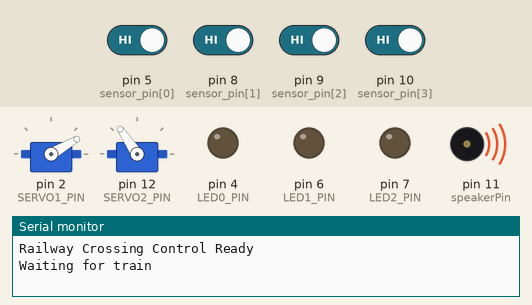
Simulated run of this sketch. Board: Arduino Uno, built with avr-gcc and run on an emulated ATmega328P. Shown: 2 × servo, output pins drawn as LEDs (lit = HIGH), buzzer (waves = sounding), the last lines printed to the serial monitor. Wiring (inferred from the names in the program): 2 × servo: signal pin 2 / signal pin 12. Dashed ring = blinking. The test bench sets the inputs (shaded band); at power-on: pin 5 (sensor_pin[0]), pin 8 (sensor_pin[1]), pin 9 (sensor_pin[2]), pin 10 (sensor_pin[3]) HIGH. Servo pulses on a pin are drawn as a servo (544–2400 µs = 0–180°); pins used as bus, display or sensor lines are not drawn.

Above: at 1.2 s.
1.3 s: pin 5 (sensor_pin[0]) driven LOW
At 1.51 s:
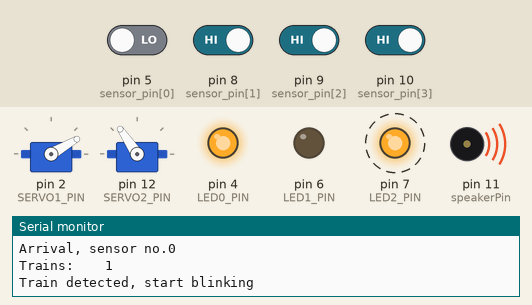
4.3 s: pin 8 (sensor_pin[1]) driven LOW
7.3 s: pin 9 (sensor_pin[2]) driven LOW
At 7.9 s:
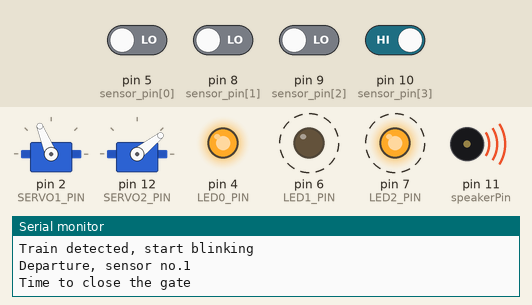
10.3 s: pin 10 (sensor_pin[3]) driven LOW
At 13.15 s:
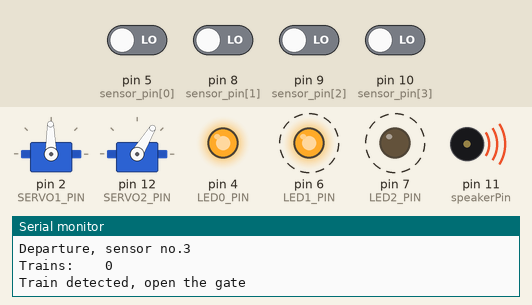
13.3 s: pin 10 (sensor_pin[3]) driven HIGH
16.3 s: pin 10 (sensor_pin[3]) driven LOW
At 16.51 s:
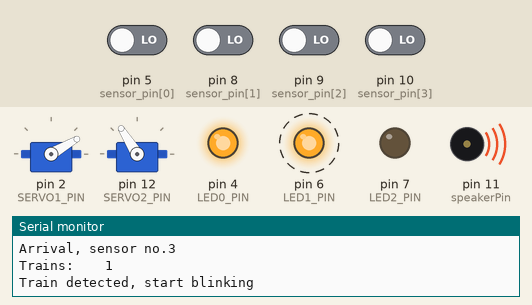
Timing chart, 0 to 20.3 s (numbered marks = the images above; inputs shaded):
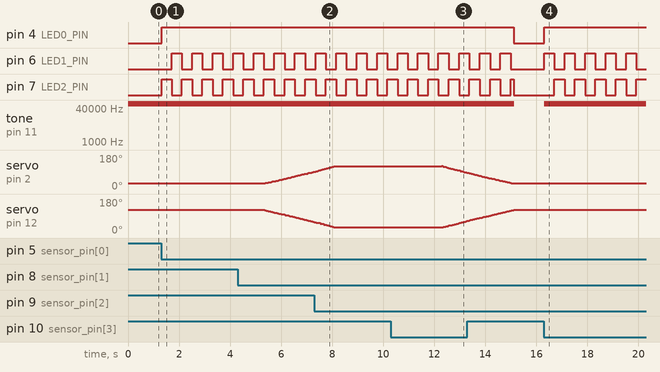

The sketch:

us_barriers_2y.ino
```cpp
// inital changes by MKO
// ver.2 - niq_ro added bidirectional trigger.. not good solution
// ver.2.x - niq_ro used parts from https://rudysarduinoprojects.wordpress.com/2020/09/23/fun-with-arduino-42-railway-crossing-multi-track-two-way/
// ver.2.y - niq_ro added opposite direction for second servo...
// ver.2.z - direction for 2nd servo can be choosen as opposite or same with 1st servo
// ver.2.z.1 - added condition for previous state of sensor for count

int UP = 1700; //1400;  //2300;     // MKO Upper limit of gate travel; adjust these two values to get the travel required
int DOWN = 800; //1100;   // MKO lower limit of gate travel
int GateSpeed = 3; // MKO set to an integer between say 1 and 8; lower = slower;
                   //   to set speed that gate moves from up to down and back
int angle = 0;     // MKO variable to track angle of ate opening (thougb it has nothing to do with degrees of travel)

#define xdebug 0 // 1 = detailed info on serial monitor
#define GATE_DELAY  4000 // [ms] delay time before gate closes once train detected on Sensor 1
#define END_OF_TRAIN_DELAY 2000 // [ms] time to wait before deciding this was the end of the train
#define BLINK_SPEED  400 // [ms] smaller number is faster blinking
#define SERVO1_PIN      2  //MKO SERVO_PIN was 3 in JS original sketch. Change to D2
#define SERVO2_PIN     12   // niq_ro added second pin for reverse direction

#define LED1_PIN       6
#define LED2_PIN       7
#define LED0_PIN       4
#define LED3_PIN       13

//byte state = 1;  // 1;
byte transition = 0; //0;
byte led1 = 0;            // MKO  Define inital values for these 3 variables
byte led2 = 0;            // MKO                                 |
byte blink_enabled = 0;   // MKO                                 _


unsigned long time_to_blink;
unsigned long time_to_close_gate = millis();  //MKO set intial millis times

byte sens = 1;  // 0 = same direction
                // 1 = oposite direction

#define NUM_SENSORS           4 // two sensors per track, one left and one right of the gate
byte sensor_pin[NUM_SENSORS]  = {5,8,9,10}; // sensor pin numbers

byte state = 1, train_counter, n;
byte sensor_state[NUM_SENSORS];       // 0 idle, 1 detect arrival, 2 detect departure, 3 detect end of train
byte end_of_train[NUM_SENSORS];       // 0 idle, 1 end of train detected
//unsigned long time_to_blink;
//unsigned long time_to_close_gate;
unsigned long time_for_servo_step;
unsigned long time_end_of_train[NUM_SENSORS];
unsigned long count_delay = 1000;
unsigned long time_count;

byte actual_state[NUM_SENSORS] = {0,0,0,0}; // niq_added this variable
byte previous_state[NUM_SENSORS] = {0,0,0,0}; // niq_added this variable


void blinkLights() {
    if(millis() > time_to_blink) {
      time_to_blink = millis() + (unsigned long)BLINK_SPEED;
      led1 = !led1;
      led2 = !led1;

      digitalWrite(LED1_PIN, led1);
      digitalWrite(LED2_PIN, led2);
      digitalWrite(LED0_PIN, (led1+led2)%2);
      digitalWrite(LED3_PIN, LOW);}
}

void noLights() {
      digitalWrite(LED1_PIN, LOW);
      digitalWrite(LED2_PIN, LOW);
      digitalWrite(LED0_PIN, LOW);
      digitalWrite(LED3_PIN, HIGH);
}


void closeGate() {
      while (angle < (UP-DOWN)) {
        angle += GateSpeed;  // Use 5 as the servo PWM increment/decrement
        digitalWrite(SERVO1_PIN, HIGH);
        delayMicroseconds(angle+DOWN);    //position
        digitalWrite(SERVO1_PIN, LOW);
        delayMicroseconds(20000-angle);   //balance of 20000 cycle
        digitalWrite(SERVO2_PIN, HIGH);
        if (sens == 1)
        delayMicroseconds(-angle+UP);    //position
        else
        delayMicroseconds(angle+DOWN);    //position
        digitalWrite(SERVO2_PIN, LOW);
        delayMicroseconds(20000-angle);   //balance of 20000 cycle
        blinkLights();
      }
        digitalWrite(SERVO1_PIN, LOW);
        digitalWrite(SERVO2_PIN, LOW);
    if (xdebug == 1)
        {
        Serial.print("angle = ");
        Serial.println(angle);
        Serial.print("angle + DOWN = ");
        Serial.println(angle+DOWN);
        Serial.print("state = ");
        Serial.println(state);
        Serial.print("transition = ");
        Serial.println(transition);
        }
      }


void openGate() {
       while ( angle > 0) {
        angle -= GateSpeed;
        digitalWrite(SERVO1_PIN, HIGH);
        delayMicroseconds(angle+DOWN);    //position
        digitalWrite(SERVO1_PIN, LOW);
        delayMicroseconds(20000-angle);   //balance of 20000 cycle
        digitalWrite(SERVO2_PIN, HIGH);
        if (sens == 1)
        delayMicroseconds(-angle+UP);    //position
        else
        delayMicroseconds(angle+DOWN);    //position
        digitalWrite(SERVO2_PIN, LOW);
        delayMicroseconds(20000-angle);   //balance of 20000 cycle
        blinkLights();
      }
        digitalWrite(SERVO1_PIN, LOW);
        digitalWrite(SERVO2_PIN, LOW);
    if (xdebug == 1)
        {
        Serial.print("angle = ");
        Serial.println(angle);
        Serial.print("angle + DOWN = ");
        Serial.println(angle+DOWN);
        Serial.print("state = ");
        Serial.println(state);
        Serial.print("transition = ");
        Serial.println(transition);
        }
      }


// MKO Bell setup
#include <stdint.h>
#include <avr/interrupt.h>
#include <avr/io.h>
#include <avr/pgmspace.h>
#include "crossing_bell_8KHz_mono.h"  // This is file in the same folder as this sketch that contains the sound data (limited to 1-2 secs total sound due to limited Uno memory)
                                      // Sounds must be in C code which can bet obtained via editing in AUdacity and conversion from WAV files using various tools
                                      //  (e.g. http://colinjs.com/software.htm#t_WAVToCode)
#define SAMPLE_RATE 8000   // 8 KHz sample rate; compromised between quality and limited PROGMEM space on Uno/Nano/etc.


// Use a cheap "earbud" headphone connected to pin 11 and ground for a modest sound level but still reasonable in scale.
// Use an simple LM386 audio amp and cheap 8 ohm speaker to get a louder sound using the same speaker pin


const int speakerPin = 11; // Can be either 3 or 11, two PWM outputs connected to Timer 2; using 11 in this sketch
volatile uint16_t sample;
byte lastSample;
// MKO END Bell setup


// MKO The following code get the sound data and, via user-controlled variable may zero-out the data for the "no sound" case
// This code called at 8000 Hz to get the next sound sample.
ISR(TIMER1_COMPA_vect) {
    if (sample >= sounddata_length) {
        if (sample == sounddata_length + lastSample) {sample = 0;}
        else {OCR2B = sounddata_length + lastSample - sample;  }
    }
    else {OCR2A = (led1 || led2) * pgm_read_byte(&sounddata_data[sample]);} // <- first variable after the "+" sign needs to be 0 or 1 as dicated by the LED state


    ++sample;   }


void startPlayback()
{
    pinMode(speakerPin, OUTPUT);


    // Set up Timer 2 to do pulse width modulation on the speaker pin.


    // Use internal clock (datasheet p.160)
    ASSR &= ~(_BV(EXCLK) | _BV(AS2));


    // Set fast PWM mode  (p.157)
    TCCR2A |= _BV(WGM21) | _BV(WGM20);
    TCCR2B &= ~_BV(WGM22);


        // Do non-inverting PWM on pin OC2A (p.155)
        // On the Arduino this is pin 11.
        TCCR2A = (TCCR2A | _BV(COM2A1)) & ~_BV(COM2A0); TCCR2A &= ~(_BV(COM2B1) | _BV(COM2B0));
        // No prescaler (p.158)
        TCCR2B = (TCCR2B & ~(_BV(CS12) | _BV(CS11))) | _BV(CS10);


        // Set initial pulse width to the first sample.
        OCR2A = pgm_read_byte(&sounddata_data[0]);

    // Set up Timer 1 to send a sample every interrupt.
    cli();


    // Set CTC mode (Clear Timer on Compare Match) (p.133)
    // Have to set OCR1A after, otherwise it gets reset to 0!
    TCCR1B = (TCCR1B & ~_BV(WGM13)) | _BV(WGM12);  TCCR1A = TCCR1A & ~(_BV(WGM11) | _BV(WGM10));


    // No prescaler (p.134)
    TCCR1B = (TCCR1B & ~(_BV(CS12) | _BV(CS11))) | _BV(CS10);


    // Set the compare register (OCR1A).
    // OCR1A is a 16-bit register, so we have to do this with
    // interrupts disabled to be safe.
    OCR1A = F_CPU / SAMPLE_RATE;    // 16e6 / 8000 = 2000


    // Enable interrupt when TCNT1 == OCR1A (p.136)
    TIMSK1 |= _BV(OCIE1A);


    lastSample = pgm_read_byte(&sounddata_data[sounddata_length-1]); sample = 0; sei();
}
// MKO  END Bell timer code setup


void setup() {
  for (byte i = 0; i < NUM_SENSORS; i++) pinMode(sensor_pin[i], INPUT_PULLUP);
  for (byte i = 0; i < NUM_SENSORS; i++) sensor_state[i] = 1; // enable sensors for train detection

  pinMode(LED1_PIN,   OUTPUT);
  pinMode(LED2_PIN,   OUTPUT);
  pinMode(LED0_PIN,   OUTPUT);
  pinMode(SERVO1_PIN,  OUTPUT);
  pinMode(SERVO2_PIN,  OUTPUT);

  Serial.begin(9600);
  Serial.println("Railway Crossing Control Ready");
  Serial.println();
  Serial.println("Waiting for train");

  startPlayback();  // MKO Bell sound playback initiated.
  angle = 0;
      if (xdebug == 1)
        {
          Serial.print("angle = ");
          Serial.println(angle);
          Serial.print("angle + DOWN = ");
          Serial.println(angle+DOWN);
          Serial.print("state = ");
          Serial.println(state);
          Serial.print("transition = ");
          Serial.println(transition);
        }
angle = 1;
   openGate();
}


void loop() {

  for (byte i = 0; i < NUM_SENSORS; i++) {


        if(sensor_state[i] == 1) { // detect arrival of new train
//      if(!digitalRead(sensor_pin[i])) { // train detected

     if (!digitalRead(sensor_pin[i]) and (previous_state[i] == 1)) {
     //   if(millis() >  time_count + count_delay)
     //   {
        train_counter++;
        time_count = millis();
        delay(10);
        sensor_state[i] = 0;
        actual_state[i] == 0;
        if(i%2) n = i - 1; else n = i + 1;
        sensor_state[n] = 2; // buddy sensor departure detection enabled
        Serial.print("Arrival, sensor no.");
        Serial.println(i);
        Serial.print("Trains:    ");
        Serial.println(train_counter);
     //   }
      }
    }
    else if(sensor_state[i] > 1) {
  //    if(!digitalRead(sensor_pin[i])) { // departure detected
   if(!digitalRead(sensor_pin[i]) and (previous_state[i] == 1))
   { // departure detected
        time_end_of_train[i] = millis() + (unsigned long)END_OF_TRAIN_DELAY;
        if(i%2) n = i - 1; else n = i + 1;
        sensor_state[n] = 1; // buddy sensor enabled again
        if(sensor_state[i] == 2) {
          Serial.print("Departure, sensor no.");
          Serial.println(i);
        }
        sensor_state[i] = 3;
      }
      if(sensor_state[i] == 3) // decide if end of train has passed based on a timer
        if(millis() > time_end_of_train[i]) end_of_train[i] = 1;
      if(end_of_train[i]) { // this takes care train_counter-- is executed only once
        train_counter--;
        end_of_train[i] = 0;
        sensor_state[i] = 1;
        Serial.print("Trains:    ");
        Serial.println(train_counter);
      }
    }
  }


  switch(state) {
    case 1: // idle
    if (train_counter != 0)
      {
        transition = 12;
        if (xdebug == 1)
        {
        Serial.print("state = ");
        Serial.println(state);
        Serial.print("transition = ");
        Serial.println(transition);
        }
      }
    break;

    case 2: // blinking, gate still open
      if (millis() > time_to_close_gate)
      {
        transition = 23;
        if (xdebug == 1)
        {
        Serial.print("state = ");
        Serial.println(state);
        Serial.print("transition = ");
        Serial.println(transition);
        }
      }
    break;

    case 3: // blinking, gate closing
       if (train_counter == 0)
      {
        transition = 34;
        if (xdebug == 1)
        {
        Serial.print("state = ");
        Serial.println(state);
        Serial.print("transition = ");
        Serial.println(transition);
        }
      }
    break;

    case 4: // blinking, gate opening
       transition = 41;
  if (xdebug == 1)
        {
        Serial.print("state = ");
        Serial.println(state);
        Serial.print("transition = ");
        Serial.println(transition);
        }
    break;
  }


  switch(transition) {
    case 12: //
      Serial.println("Train detected, start blinking");
      blink_enabled = 1;
      time_to_close_gate = millis() + (unsigned long)GATE_DELAY;
      transition = 0;
      state = 2;
      if (xdebug == 1)
        {
        Serial.print("state = ");
        Serial.println(state);
        Serial.print("transition = ");
        Serial.println(transition);
        }
    break;

    case 23: //
      Serial.println("Time to close the gate");
      closeGate();
      transition = 0;
      state = 3;
      if (xdebug == 1)
        {
        Serial.print("state = ");
        Serial.println(state);
        Serial.print("transition = ");
        Serial.println(transition);
        }
    break;

    case 34:
      Serial.println("Train detected, open the gate");
      openGate();
      transition = 0;
      state = 4;
  if (xdebug == 1)
        {
        Serial.print("state = ");
        Serial.println(state);
        Serial.print("transition = ");
        Serial.println(transition);
      }
    break;

    case 41:
      Serial.println("Gate is open, stop blinking");
      Serial.println();
      Serial.println("Waiting for train");
      blink_enabled = 0; led1 = 0; led2 = 0;
      digitalWrite(LED1_PIN, led1);
      digitalWrite(LED2_PIN, led2);
      digitalWrite(LED0_PIN, 0);
      transition = 0;
      state = 1;
      if (xdebug == 1)
        {
        Serial.print("state = ");
        Serial.println(state);
        Serial.print("transition = ");
        Serial.println(transition);
        }
    break;
  }

for (byte i = 0; i < NUM_SENSORS; i++)
{
previous_state[i] = actual_state[i]; // change last values
actual_state[i] = digitalRead(sensor_pin[i]);  // read actua state of each sensor
}


  if(blink_enabled == 1) { blinkLights(); }
  else noLights();

  } // end main loop
```

Source omitted: ll_8KHz_mono.h (data table, 23302 bytes)

Measured:
- after the input at 1.3 s, pin 4 (LED0_PIN): LOW → HIGH at once; pin 6 (LED1_PIN): alternates HIGH for 0.40 s and LOW for 0.40 s, starting after 0.41 s; pin 7 (LED2_PIN): alternates HIGH for 0.40 s and LOW for 0.40 s, starting at once
- after the input at 7.3 s, servo on pin 2 (SERVO1_PIN): goes on until 8.1 s, then stays 120°; servo on pin 12 (SERVO2_PIN): goes on until 8.1 s, then stays 30°
- after the input at 10.3 s, servo on pin 12 (SERVO2_PIN): moves from 30° to 64° over 0.92 s, starting after 2.1 s
- after the input at 16.3 s, pin 4 (LED0_PIN): LOW → HIGH at once; pin 6 (LED1_PIN): alternates HIGH for 0.40 s and LOW for 0.40 s, starting at once; pin 7 (LED2_PIN): alternates HIGH for 0.40 s and LOW for 0.40 s, starting after 0.41 s; tone on pin 11 (speakerPin): silent → 62500 Hz at once
